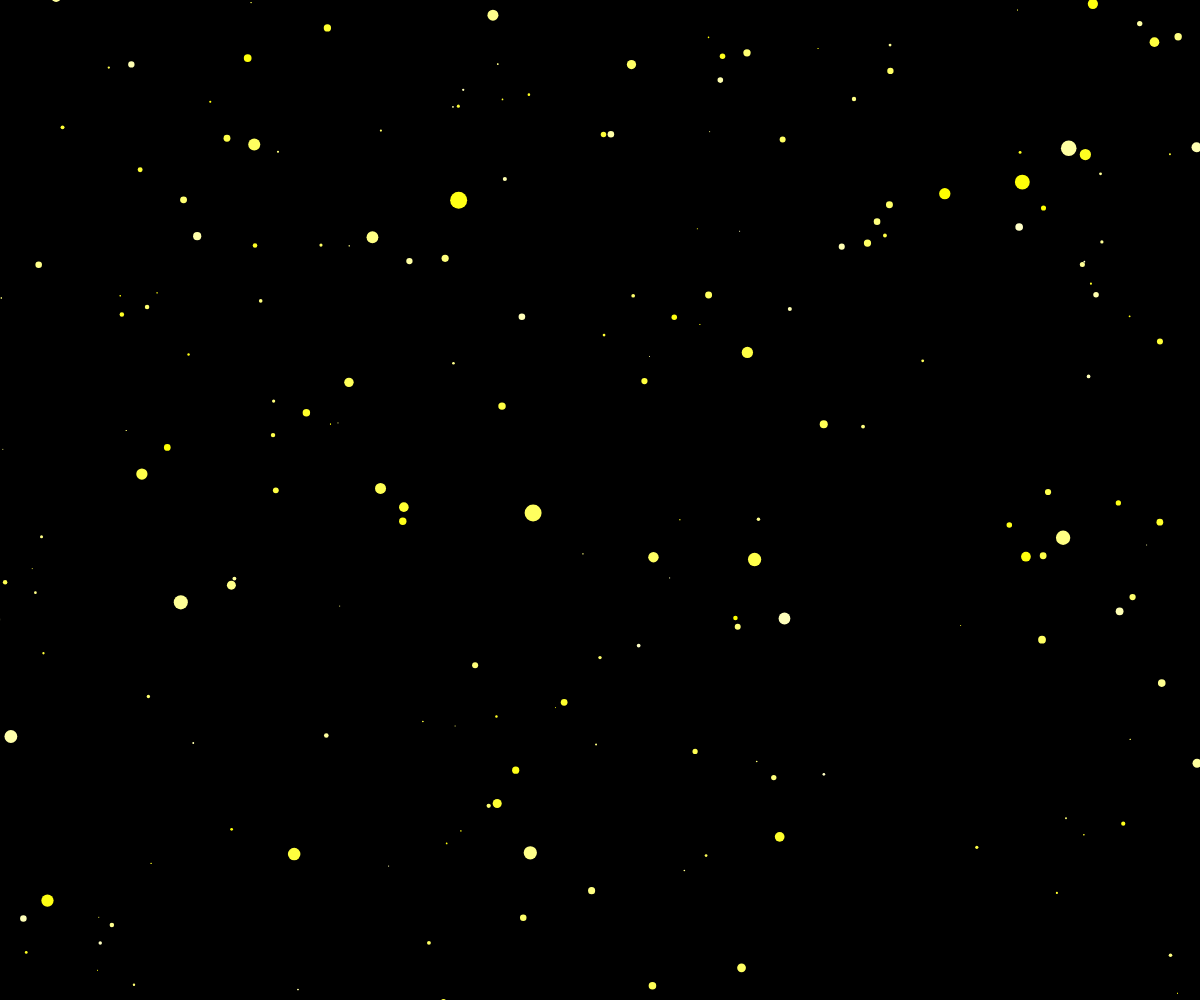
Frame 1 (no input)
Frame 60 (no input): identical to frame 1, image omitted
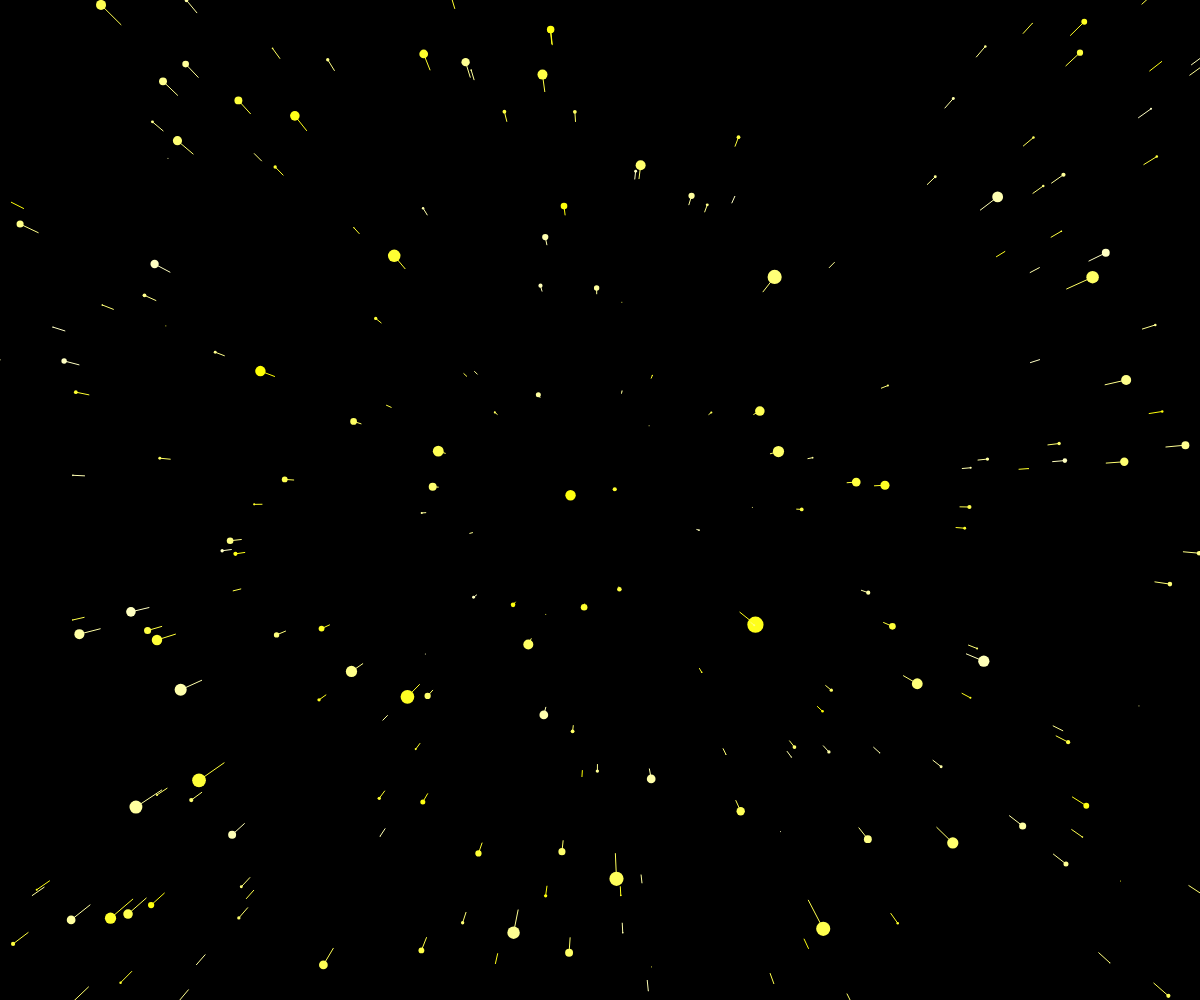
Frame 120 (the mouse pressed at the canvas centre since frame 60)

The p5.js sketch that drew these frames (run headless with seeded random() and noise() and a simulated clock; from frame 60 on, the mouse is pressed at the canvas centre):

// p5.js sketch
// ── sketch.js
let starNo = 2000;
let stars = [];
let speed = 0;
let maxSpeed = 50;

function setup() {
  createCanvas(windowWidth, windowHeight);
  for (let i = 0; i < starNo; i++){
    stars[i] = new Star();
  }
}

function draw() {
  speed = map(mouseX, 0, width, 0, maxSpeed);
  background(0);
  translate(width/2, height/2);
  for (let i = 0; i < stars.length; i++){
    stars[i].update(speed);
    stars[i].show();
  }
}
// ── Star.js
class Star {
  constructor(){
    this.x = random(-width, width);
    this.y = random(-height, height);
    this.z = random(width);
    this.pz = this.z;
    this.blue = random(0, 200);
  }

  update(speed) {
    this.z = this.z - speed;
    if (this.z < 1) {
      this.z = width;
      this.x = random(-width, width);
      this.y = random(-height, height);
      this.pz = this.z;
    }
  }
  
  show() {

    fill(255, 255, this.blue);
    noStroke();
    
    let sx = map(this.x / this.z, 0, 1, 0, width);
    let sy = map(this.y / this.z, 0, 1, 0, height);

    let r = map(this.z, 0, width, 20, 0);
    ellipse(sx, sy, r, r);
       
    let px = map(this.x / this.pz, 0, 1, 0, width);
    let py = map(this.y / this.pz, 0, 1, 0, height);
    
    this.pz = this.z;
    stroke(255, 255, this.blue);
    line(px, py, sx, sy);
  }
}
